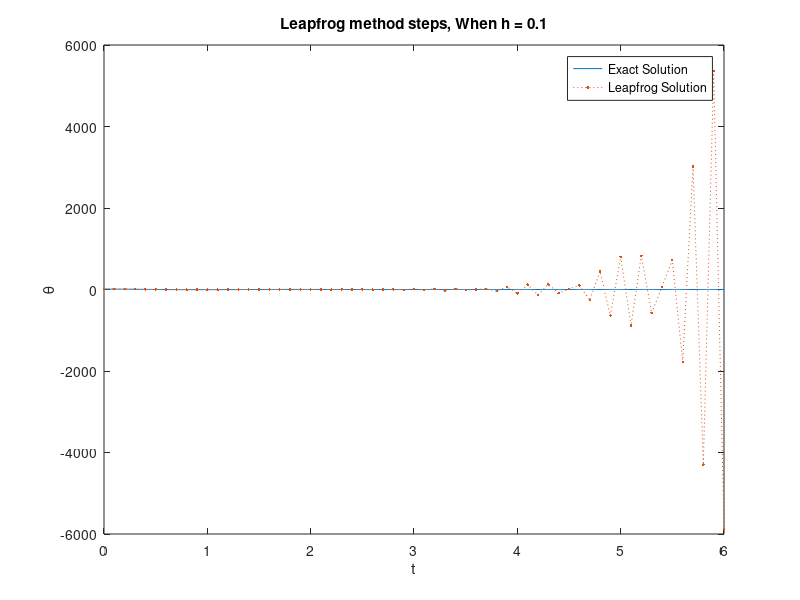

MATLAB code for this plot:
close all;
clc;
h = 0.1;     % Step size
Tmax = 6;    % Maximum time
N = Tmax / h;  % Maximum number of steps
alpha=0.5;
t = linspace(0,Tmax,N+1);  % Time range
g = 9.81;
l = 0.6;

% Analytical solution of the differential equation
treal = 0:0.01:Tmax;
theta_real = exp(-treal).*(10*cos(sqrt(g/l-4)*treal)+((10/sqrt(g/l-4))*sin(sqrt(g/l-4)*treal)));
plot(treal,theta_real);
hold on

%Numerical solution
f=@(t,theta) [theta(2); -4*theta(2)-(g/l)*theta(1)]; % Governing system of equations

% Initial Conditions
Theta = [10; 0];

if 1
    % Initialization with second order Runge-Kutta method
    k1 = h.*f(t(1),Theta(:,1));
    k2 = h.*f(t(1)+alpha.*h, Theta(:,1)+alpha.*k1);
    Theta(:,2) = Theta(:,1) + (1-1/2/alpha).*k1 + k2/2/alpha;
end

if 0
    % Initialization with Explicit Euler method
    Theta(:,2) = Theta(:,1) + h.*f(t(1),Theta(:,1));
end

% Leapfrog method steps
for i=2:N
    Theta(:,i+1) = Theta(:,i-1) + 2.*h.*f(t(i),Theta(:,i));
end
plot(t,Theta(1,:),'.:')
legend('Exact Solution','Leapfrog Solution','Location','NorthEast')
title(['Leapfrog method steps, When h = ' num2str(h)])
xlabel('t')
ylabel('\theta')